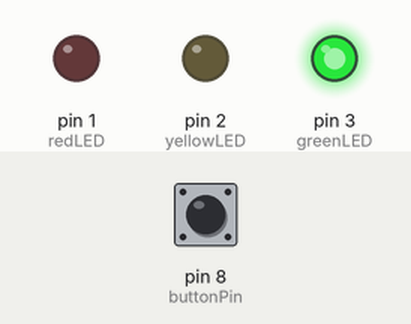
Simulated run of this sketch. Board: Arduino Uno, built with avr-gcc and run on an emulated ATmega328P. Parts: output pins drawn as LEDs (lit = HIGH). The inputs (shaded band) are chosen by the test bench; at power-on: pin 8 (buttonPin) LOW.

Above: at 1.2 s.
1.3 s: pin 8 (buttonPin) pulled HIGH for 0.15 s
At 2.5 s:
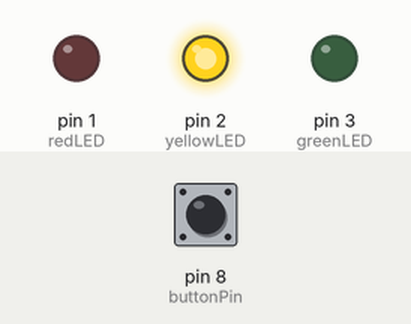
2.9 s: pin 8 (buttonPin) pulled HIGH for 1 s
At 3.9 s:
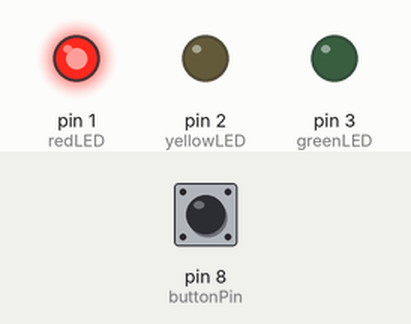
5.4 s: pin 8 (buttonPin) pulled HIGH for 3.2 s
At 5.9 s:
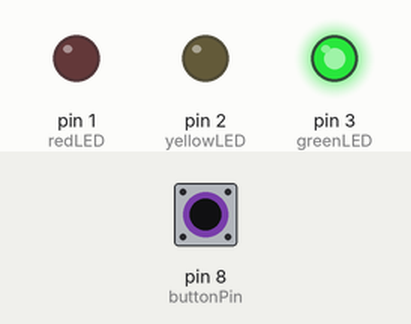
Timing chart, 0 to 8.4 s (numbered marks = the images above; inputs shaded):
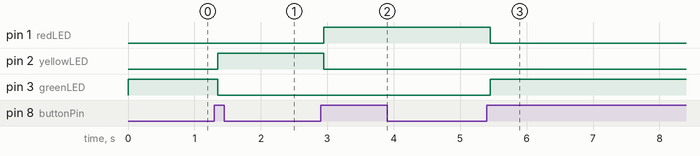

The sketch:

traffic_light_simulator.ino
```cpp
const int buttonPin = 8; // Assume the button is connected to pin 4
const int greenLED = 3;  // Green LED connected to pin 3
const int yellowLED = 2; // Yellow LED connected to pin 2
const int redLED = 1;    // Red LED connected to pin 1

int buttonState = 0;        // Variable for reading the push button status
int lastButtonState = LOW;  // Previous state of the button
unsigned long lastDebounceTime = 0;  // the last time the output pin was toggled
unsigned long debounceDelay = 50;    // the debounce time; increase if the output flickers

void setup() {
  pinMode(greenLED, OUTPUT);
  pinMode(yellowLED, OUTPUT);
  pinMode(redLED, OUTPUT);
  pinMode(buttonPin, INPUT);

  digitalWrite(greenLED, HIGH); // Start with green light on
  digitalWrite(yellowLED, LOW);
  digitalWrite(redLED, LOW);
}

void loop() {
  int reading = digitalRead(buttonPin);

  if (reading != lastButtonState) {
    lastDebounceTime = millis();
  }

  if ((millis() - lastDebounceTime) > debounceDelay) {
    // if the button state has changed:
    if (reading != buttonState) {
      buttonState = reading;

      // only toggle the light if the new button state is HIGH
      if (buttonState == HIGH) {
        // Change lights
        if (digitalRead(greenLED) == HIGH) {
          digitalWrite(greenLED, LOW);
          digitalWrite(yellowLED, HIGH);
        } else if (digitalRead(yellowLED) == HIGH) {
          digitalWrite(yellowLED, LOW);
          digitalWrite(redLED, HIGH);
        } else if (digitalRead(redLED) == HIGH) {
          digitalWrite(redLED, LOW);
          digitalWrite(greenLED, HIGH);
        }
      }
    }
  }

  lastButtonState = reading;
}
```

Measured:
- after the input at 1.3 s, pin 2 (yellowLED): LOW → HIGH after 0.05 s; pin 3 (greenLED): HIGH → LOW after 0.05 s
- after the input at 2.9 s, pin 1 (redLED): LOW → HIGH after 0.05 s; pin 2 (yellowLED): HIGH → LOW after 0.05 s
- after the input at 5.4 s, pin 1 (redLED): HIGH → LOW after 0.05 s; pin 3 (greenLED): LOW → HIGH after 0.05 s
